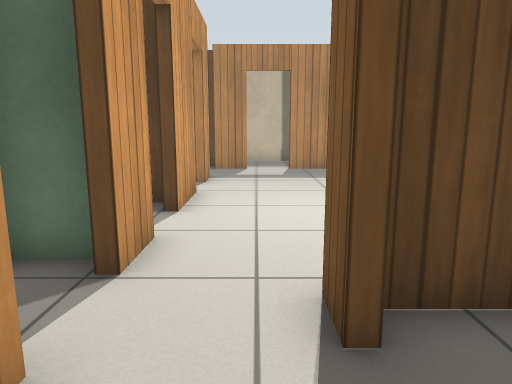
view 1 (above)

19 first-person views from a walk through a robot-simulator world made for Gazebo. The camera is 0.86 m above the floor, tilts 10° down and sees 70° across. The floor is counted in squares, 0.5 m on a side. Each view is taken from the middle of a square. On the plan, view 1 faces up. The plan holds only what a view shows up to about 17 squares ahead; the rest is blank. Gazebo's built-in surfaces are drawn with simple patterns.

view 2
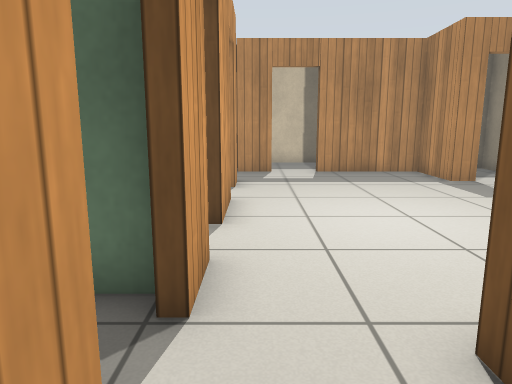

view 3
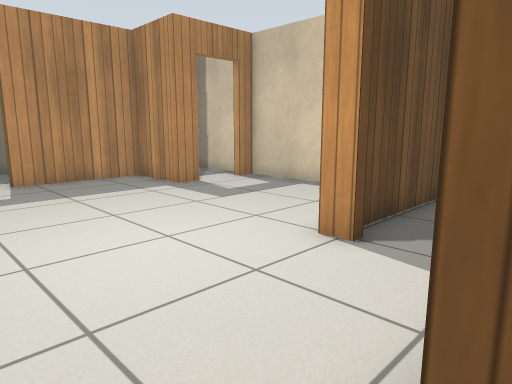

view 4
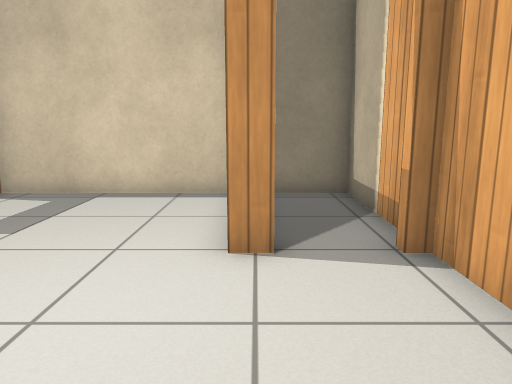

view 5
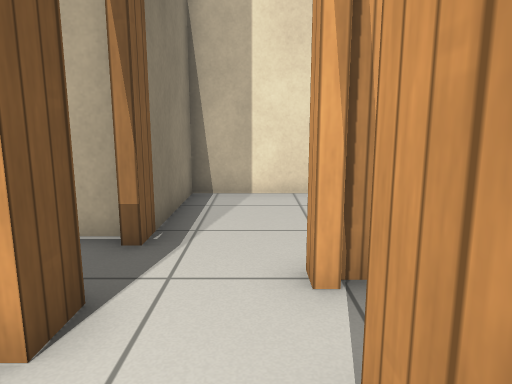

view 6
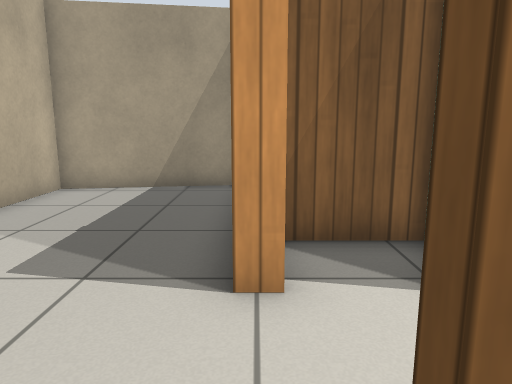

view 7
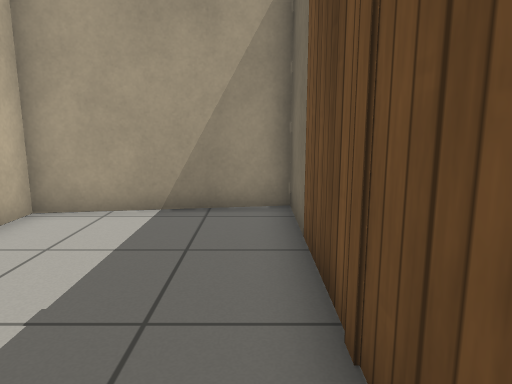

view 8
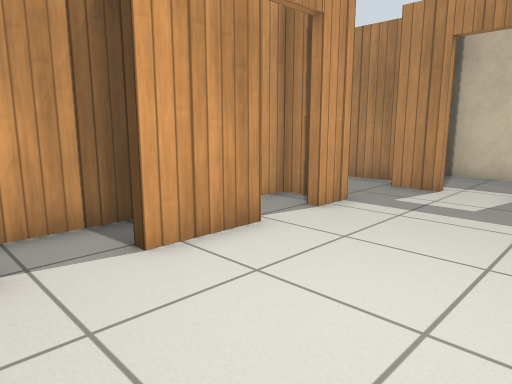

view 9
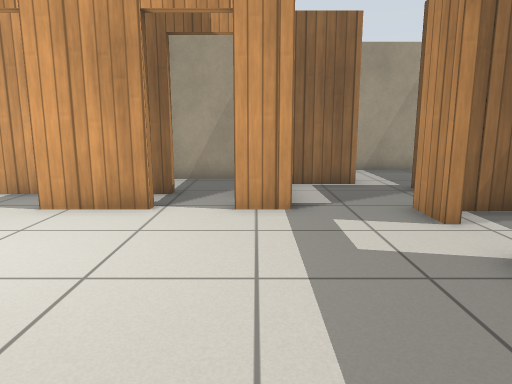

view 10
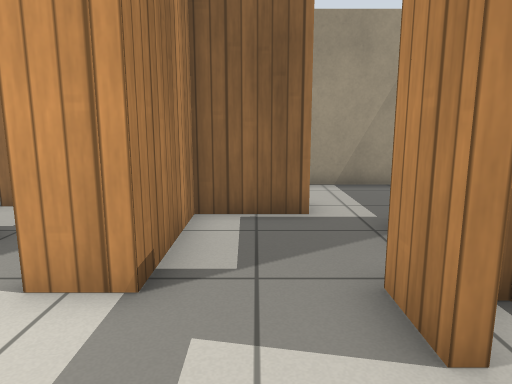

view 11
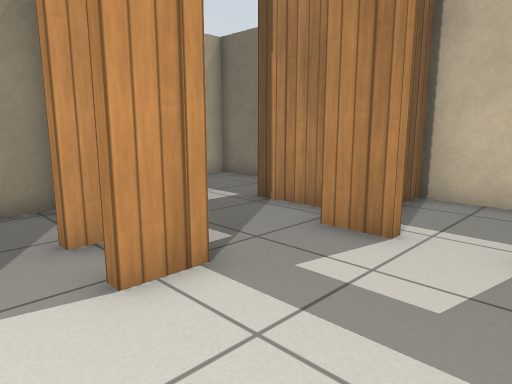

view 12
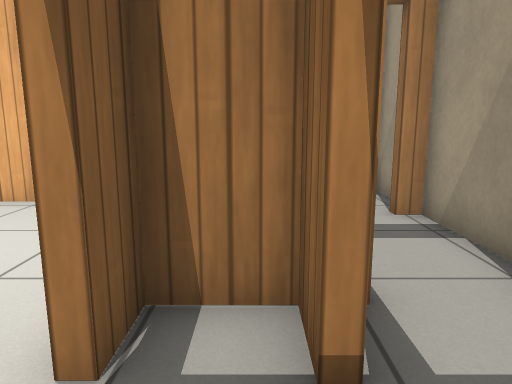

view 13
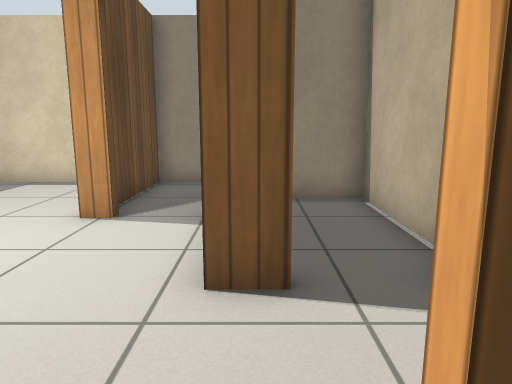

view 14
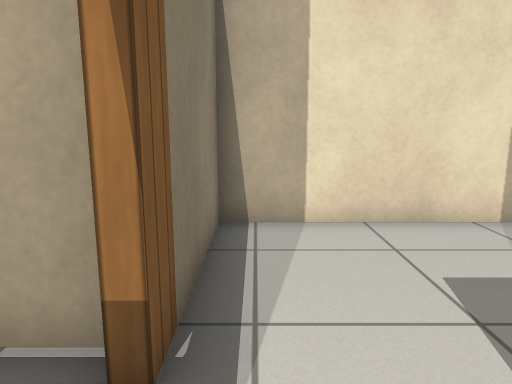

view 15
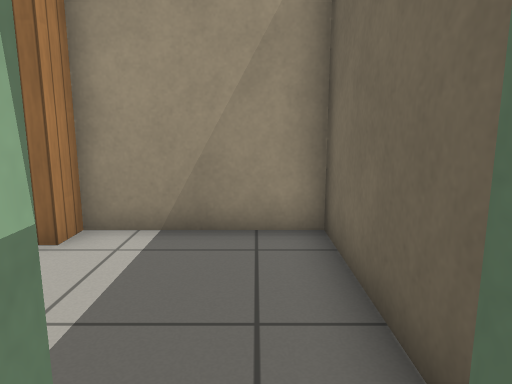

view 16
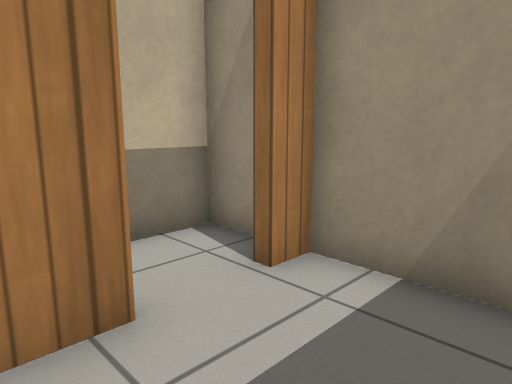

view 17
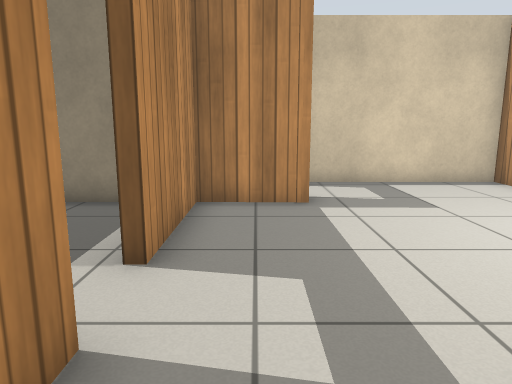

view 18
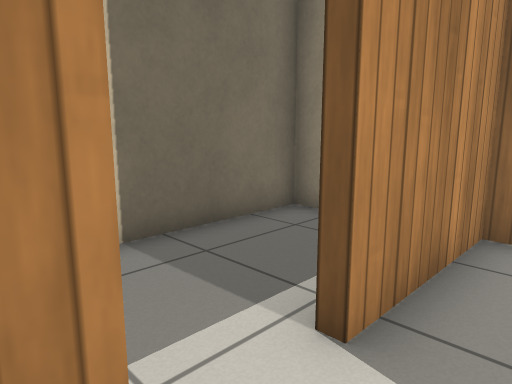

view 19
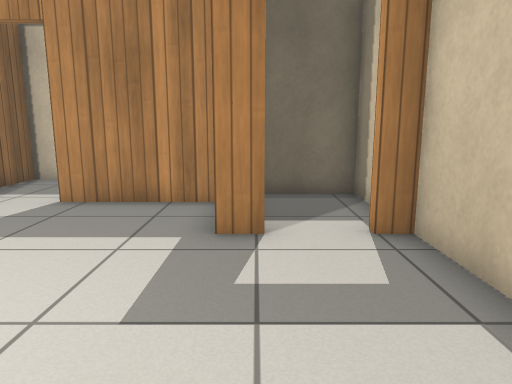

### Floor plan
Key: @ floor where view 1 was taken; # wall or solid block; . floor; D open door.
Columns run from 9 left of view 1 to 9 right of it. Each row starts with its distance up from view 1.
 19 #####D #########
 18 #....D.#.......#
 17 #....D##......#####
 16 #......#.DD...#...#
 15 #DD##..##DD####...#
 14 #...#.........#...#
 13 ########......##DD#
 12   #..#.#..........#
 11   #..DDD..........#
 10   #..D.D..........#
  9   #DDD.#..........#
  8   #DDD##..........#
  7   #..#.D..........#
  6   #..#.D.....######
  5   ##DD##.....D....#
  4    . #.D.....D....#
  3   #. #.D..#########
  2 ########..D....#
  1 #.........D....#
  0 #........@######
 -1 #.........#
 -2 #.........#
 -3 #.........#
 -4 ###########

Positions as (right, up) in squares from view 1, and headings:
1: (0, 0), facing up
2: (-1, 1), facing up
3: (-1, 3), facing up-right
4: (-1, 6), facing right
5: (-1, 6), facing down
6: (2, 2), facing left
7: (-1, 1), facing left
8: (3, 5), facing up-left
9: (6, 12), facing left
10: (2, 14), facing left
11: (2, 10), facing up-left
12: (-3, 12), facing down
13: (-3, 3), facing right
14: (0, 3), facing down
15: (-3, 18), facing left
16: (-5, 18), facing down-left
17: (-3, 14), facing right
18: (-1, 14), facing up-right
19: (6, 7), facing up
